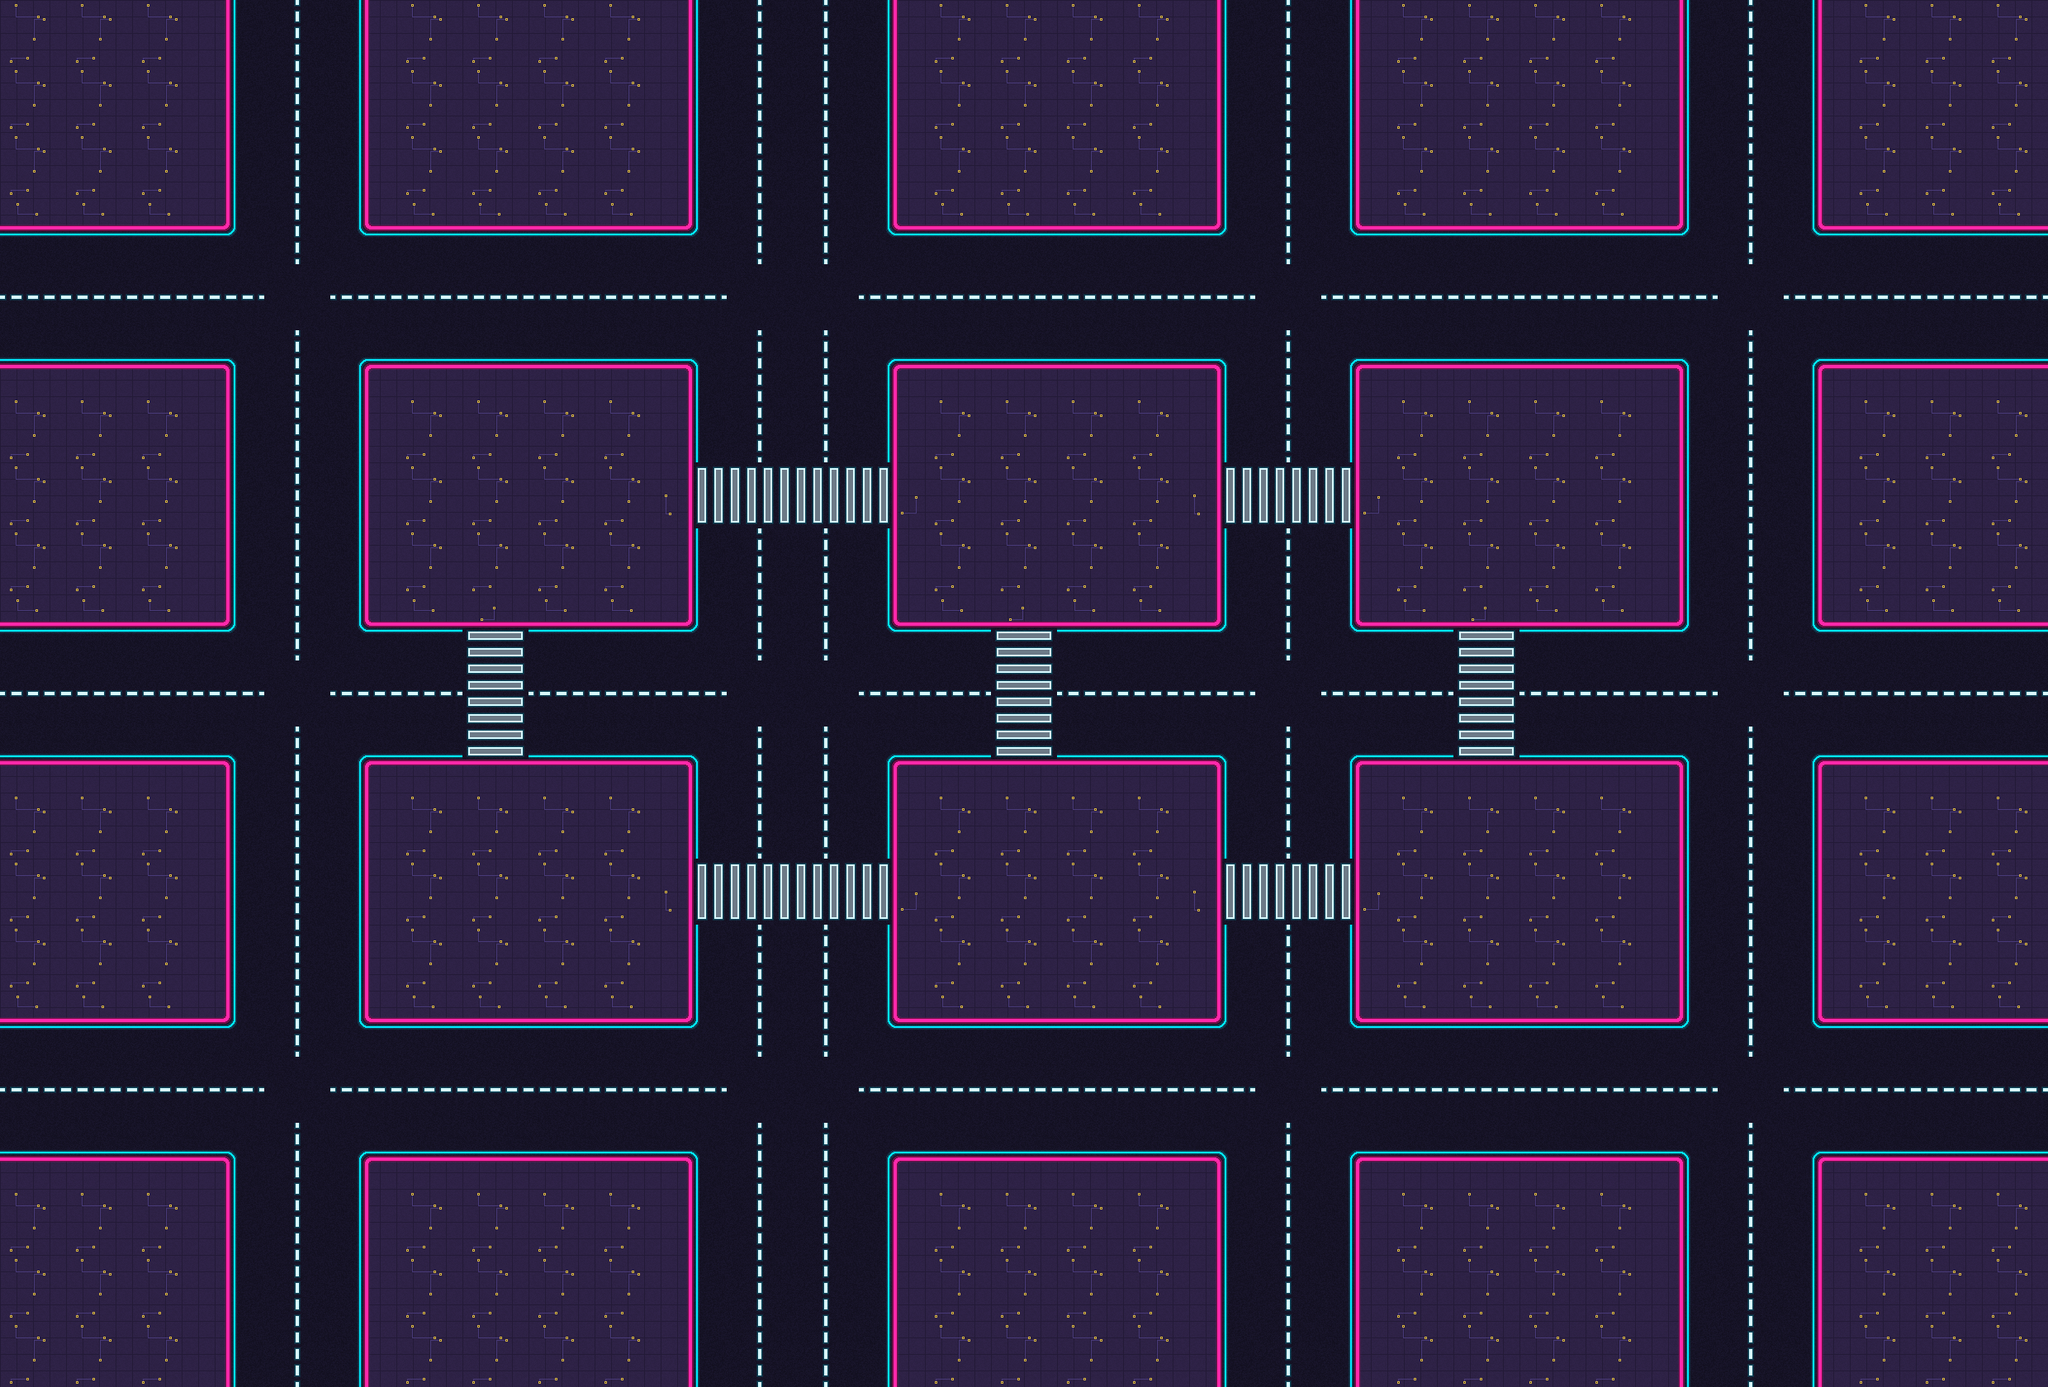

Below is a game level as drawn by its tile map, then a one-line description and the .tmx file that defines it, in full:
An orthogonal 31x21 tile map with 80x80 px tiles, 1 tile layer (MapGround), 1 hidden layer not drawn.

<map version="1.1" tiledversion="2018.09.12" orientation="orthogonal" renderorder="right-down" width="31" height="21" tilewidth="80" tileheight="80" infinite="0" nextlayerid="6" nextobjectid="1">
 <tileset firstgid="1" source="TileSetCity.tsx" />
 <layer id="2" name="MapGround" width="31" height="21">
  <data encoding="csv">
22,22,22,23,9,21,22,22,22,22,23,9,9,21,22,22,22,22,23,9,21,22,22,22,22,23,9,21,22,22,22,
22,22,22,23,9,21,22,22,22,22,23,9,9,21,22,22,22,22,23,9,21,22,22,22,22,23,9,21,22,22,22,
22,22,22,23,9,21,22,22,22,22,23,9,9,21,22,22,22,22,23,9,21,22,22,22,22,23,9,21,22,22,22,
32,32,32,33,9,31,32,32,32,32,33,9,9,31,32,32,32,32,33,9,31,32,32,32,32,33,9,31,32,32,32,
10,10,10,10,2,10,10,10,10,10,10,2,2,10,10,10,10,10,10,2,10,10,10,10,10,10,2,10,10,10,10,
12,12,12,13,9,11,12,12,12,12,13,9,9,11,12,12,12,12,13,9,11,12,12,12,12,13,9,11,12,12,12,
22,22,22,23,9,21,22,22,22,22,23,9,9,21,22,22,22,22,23,9,21,22,22,22,22,23,9,21,22,22,22,
22,22,22,23,9,21,22,22,22,22,5,3,3,6,22,22,22,22,5,3,6,22,22,22,22,23,9,21,22,22,22,
22,22,22,23,9,21,22,22,22,22,23,9,9,21,22,22,22,22,23,9,21,22,22,22,22,23,9,21,22,22,22,
32,32,32,33,9,31,32,7,32,32,33,9,9,31,32,7,32,32,33,9,31,32,7,32,32,33,9,31,32,32,32,
10,10,10,10,2,10,10,4,10,10,10,2,2,10,10,4,10,10,10,2,10,10,4,10,10,10,2,10,10,10,10,
12,12,12,13,9,11,12,8,12,12,13,9,9,11,12,8,12,12,13,9,11,12,8,12,12,13,9,11,12,12,12,
22,22,22,23,9,21,22,22,22,22,23,9,9,21,22,22,22,22,23,9,21,22,22,22,22,23,9,21,22,22,22,
22,22,22,23,9,21,22,22,22,22,5,3,3,6,22,22,22,22,5,3,6,22,22,22,22,23,9,21,22,22,22,
22,22,22,23,9,21,22,22,22,22,23,9,9,21,22,22,22,22,23,9,21,22,22,22,22,23,9,21,22,22,22,
32,32,32,33,9,31,32,32,32,32,33,9,9,31,32,32,32,32,33,9,31,32,32,32,32,33,9,31,32,32,32,
10,10,10,10,2,10,10,10,10,10,10,2,2,10,10,10,10,10,10,2,10,10,10,10,10,10,2,10,10,10,10,
12,12,12,13,9,11,12,12,12,12,13,9,9,11,12,12,12,12,13,9,11,12,12,12,12,13,9,11,12,12,12,
22,22,22,23,9,21,22,22,22,22,23,9,9,21,22,22,22,22,23,9,21,22,22,22,22,23,9,21,22,22,22,
22,22,22,23,9,21,22,22,22,22,23,9,9,21,22,22,22,22,23,9,21,22,22,22,22,23,9,21,22,22,22,
22,22,22,23,9,21,22,22,22,22,23,9,9,21,22,22,22,22,23,9,21,22,22,22,22,23,9,21,22,22,22
</data>
 </layer>
 <layer id="5" name="MapRoofs" width="31" height="21" visible="0">
  <data encoding="csv">
37,39,38,0,0,0,37,39,39,38,0,0,0,0,37,39,39,38,0,0,0,37,39,39,38,0,0,0,37,39,38,
50,43,40,0,0,0,50,29,19,40,0,0,0,0,50,14,24,40,0,0,0,50,41,24,40,0,0,0,50,42,40,
47,49,48,0,0,0,47,49,49,48,0,0,0,0,47,49,49,48,0,0,0,47,49,49,48,0,0,0,47,49,48,
0,0,0,0,0,0,0,0,0,0,0,0,0,0,0,0,0,0,0,0,0,0,0,0,0,0,0,0,0,0,0,
0,0,0,0,0,0,0,0,0,0,0,0,0,0,0,0,0,0,0,0,0,0,0,0,0,0,0,0,0,0,0,
0,0,0,0,0,0,0,0,0,0,0,0,0,0,0,0,0,0,0,0,0,0,0,0,0,0,0,0,0,0,0,
37,39,38,0,0,0,37,39,39,38,0,0,0,0,37,39,39,38,0,0,0,37,39,39,38,0,0,0,37,39,38,
50,19,40,0,0,0,50,34,41,40,0,0,0,0,50,44,41,40,0,0,0,50,46,41,40,0,0,0,50,14,40,
47,49,48,0,0,0,47,49,49,48,0,0,0,0,47,49,49,48,0,0,0,47,49,49,48,0,0,0,47,49,48,
0,0,0,0,0,0,0,0,0,0,0,0,0,0,0,0,0,0,0,0,0,0,0,0,0,0,0,0,0,0,0,
0,0,0,0,0,0,0,0,0,0,0,0,0,0,0,0,0,0,0,0,0,0,0,0,0,0,0,0,0,0,0,
0,0,0,0,0,0,0,0,0,0,0,0,0,0,0,0,0,0,0,0,0,0,0,0,0,0,0,0,0,0,0,
37,39,38,0,0,0,37,39,39,38,0,0,0,0,0,0,0,0,0,0,0,37,39,39,38,0,0,0,37,39,38,
50,17,40,0,0,0,50,35,42,40,0,0,0,0,0,0,0,0,0,0,0,50,45,43,40,0,0,0,50,36,40,
47,49,48,0,0,0,47,49,49,48,0,0,0,0,0,0,0,0,0,0,0,47,49,49,48,0,0,0,47,49,48,
0,0,0,0,0,0,0,0,0,0,0,0,0,0,0,0,0,0,0,0,0,0,0,0,0,0,0,0,0,0,0,
0,0,0,0,0,0,0,0,0,0,0,0,0,0,0,0,0,0,0,0,0,0,0,0,0,0,0,0,0,0,0,
0,0,0,0,0,0,0,0,0,0,0,0,0,0,0,0,0,0,0,0,0,0,0,0,0,0,0,0,0,0,0,
37,39,38,0,0,0,37,39,39,38,0,0,0,0,37,39,39,38,0,0,0,37,39,39,38,0,0,0,37,39,38,
50,27,40,0,0,0,50,14,17,40,0,0,0,0,50,17,25,40,0,0,0,50,15,41,40,0,0,0,50,15,40,
47,49,48,0,0,0,47,49,49,48,0,0,0,0,47,49,49,48,0,0,0,47,49,49,48,0,0,0,47,49,48
</data>
 </layer>
</map>
